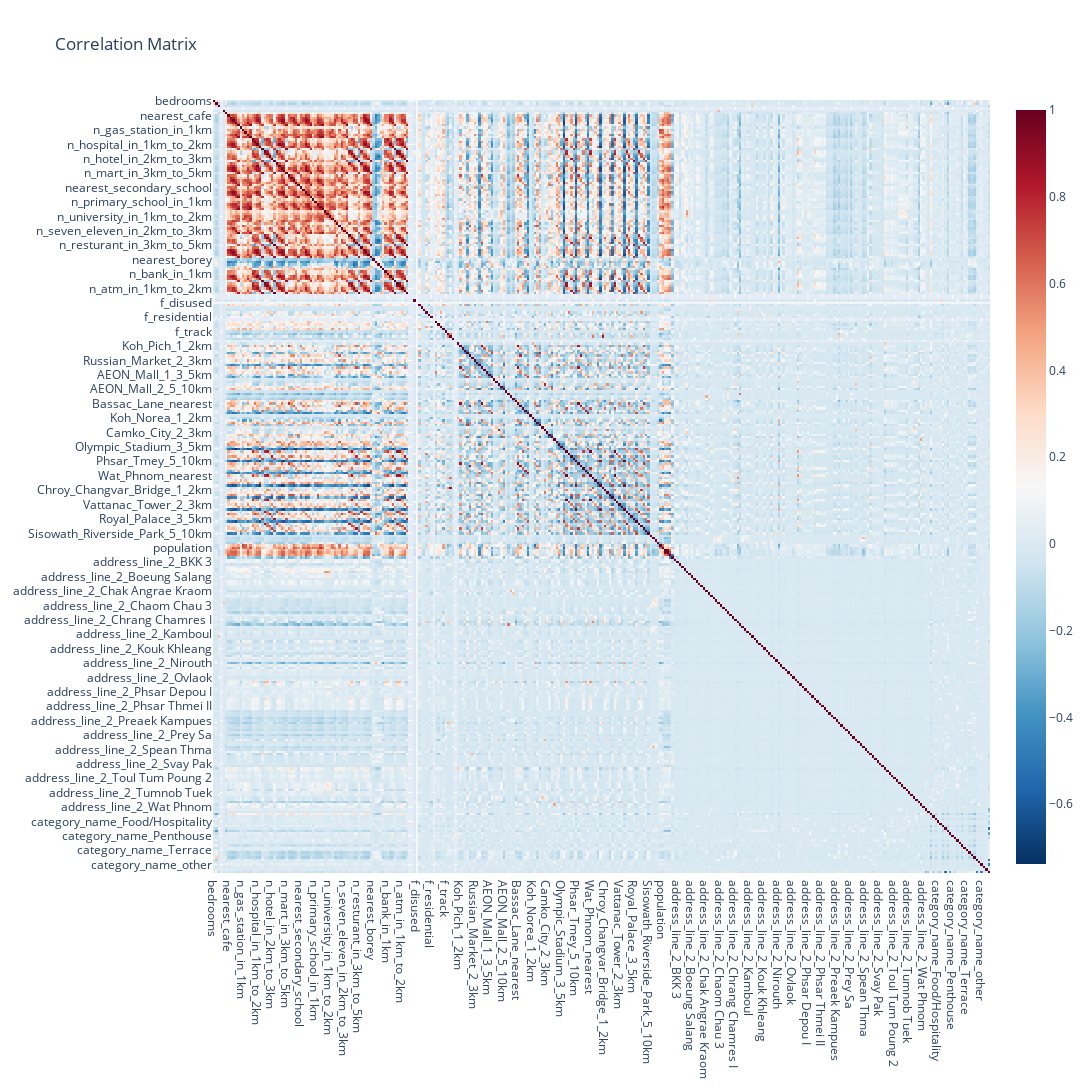

This figure's notebook cell:
### Code cell
import plotly.express as px

cor = X.corr()

fig = px.imshow(
    cor,
    color_continuous_scale='RdBu_r',
    aspect='auto',
    title='Correlation Matrix',
    width=1200,
    height=1200
)
fig.write_html("correlation_matrix.html")
fig.show()

### Figure 1 — Plotly figure (JSON) as saved in the notebook; plotly's stock layout.template omitted (floating-point values rounded to 4 significant figures; data arrays with more than 128 entries replaced by an {"elided": "..."} marker saying what was removed)
{"data": [{"coloraxis": "coloraxis", "hovertemplate": "x: %{x}<br>y: %{y}<br>color: %{z}<extra></extra>", "name": "0", "type": "heatmap", "x": {"elided": "322 str values"}, "xaxis": "x", "y": {"elided": "322 str values"}, "yaxis": "y", "z": {"elided": "322x322 float values"}}], "layout": {"coloraxis": {"colorscale": [[0, "rgb(5,48,97)"], [0.1, "rgb(33,102,172)"], [0.2, "rgb(67,147,195)"], [0.3, "rgb(146,197,222)"], [0.4, "rgb(209,229,240)"], [0.5, "rgb(247,247,247)"], [0.6, "rgb(253,219,199)"], [0.7, "rgb(244,165,130)"], [0.8, "rgb(214,96,77)"], [0.9, "rgb(178,24,43)"], [1, "rgb(103,0,31)"]]}, "height": 1200, "title": {"text": "Correlation Matrix"}, "width": 1200, "xaxis": {"anchor": "y", "domain": [0, 1]}, "yaxis": {"anchor": "x", "autorange": "reversed", "domain": [0, 1]}}}
